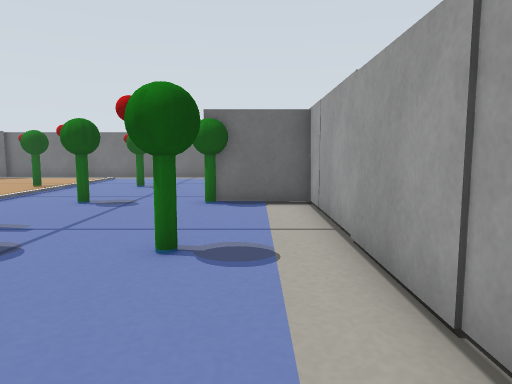
[1] (above)

16 first-person views from a walk through a robot-simulator world made for Gazebo. The camera is 0.26 m above the floor, tilts 6° down and sees 70° across. The floor is counted in squares, 0.2 m on a side. Each view is taken from the middle of a square. On the plan, view 1 faces up. The plan holds only what a view shows up to about 15 squares ahead; the rest is blank.

[2]
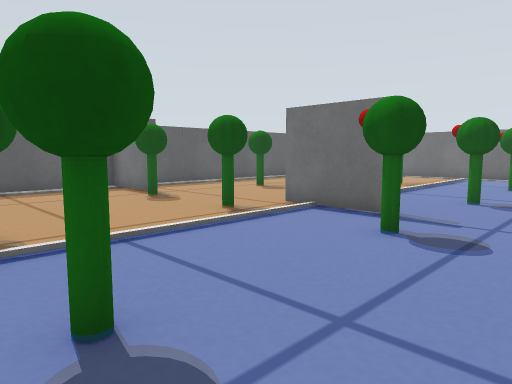

[3]
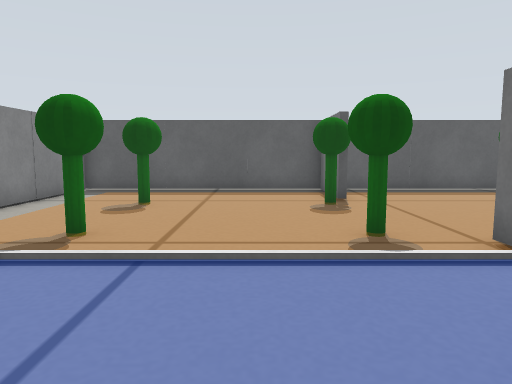

[4]
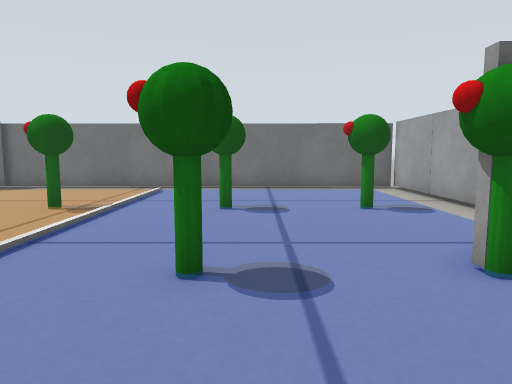

[5]
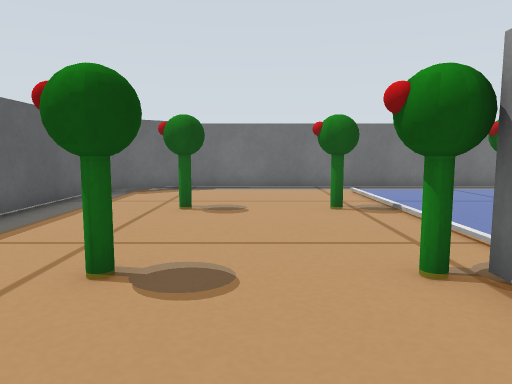

[6]
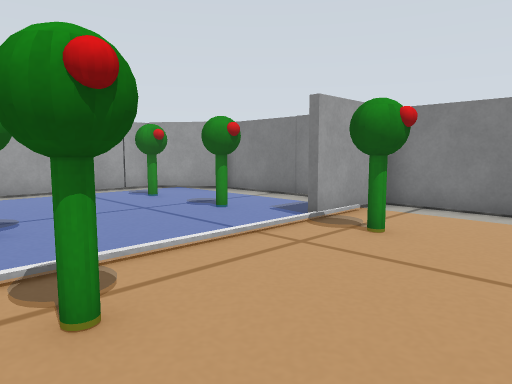

[7]
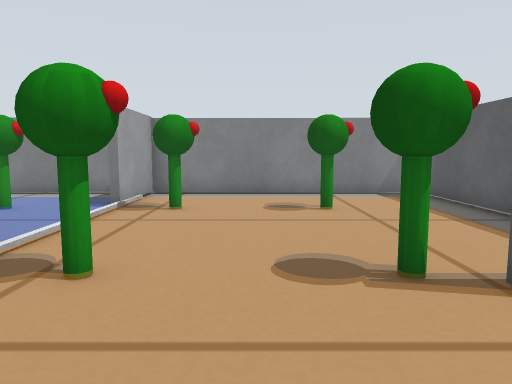

[8]
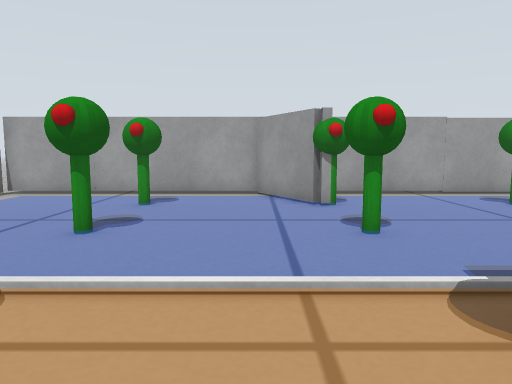

[9]
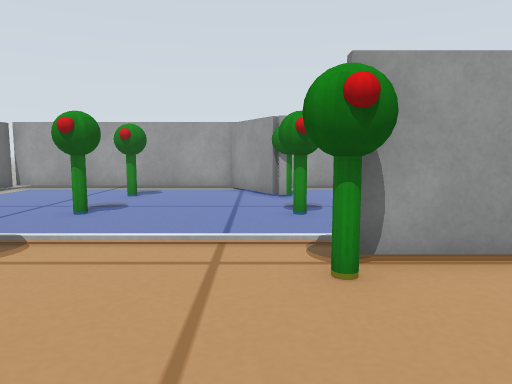

[10]
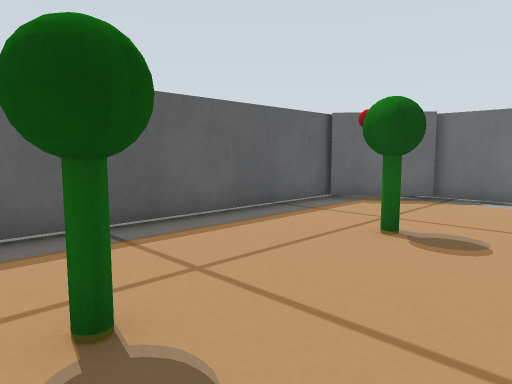

[11]
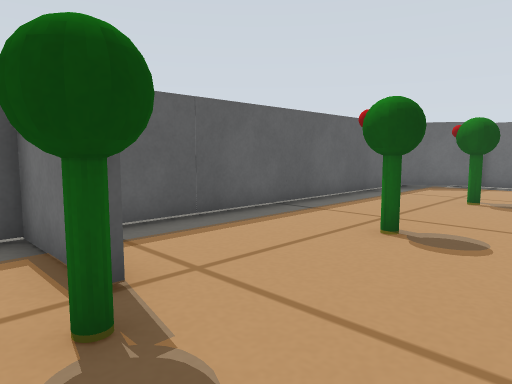

[12]
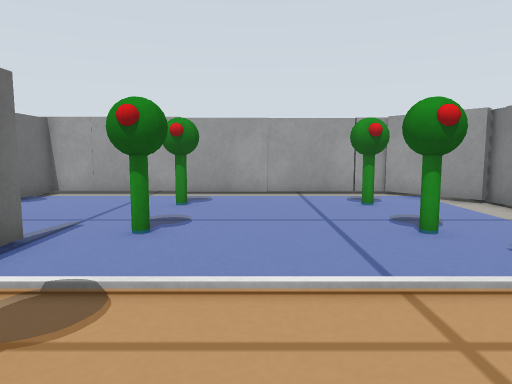

[13]
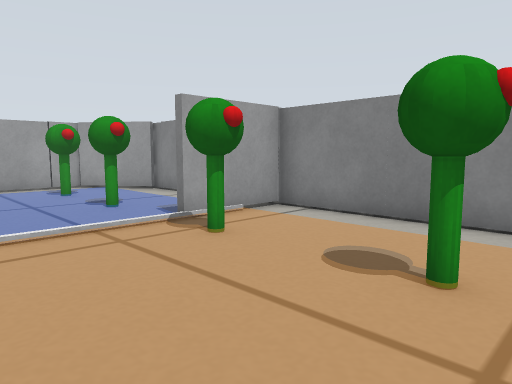

[14]
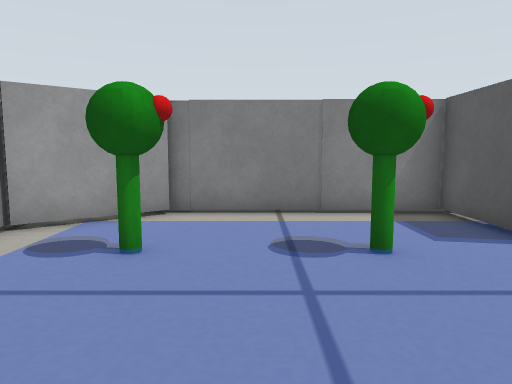

[15]
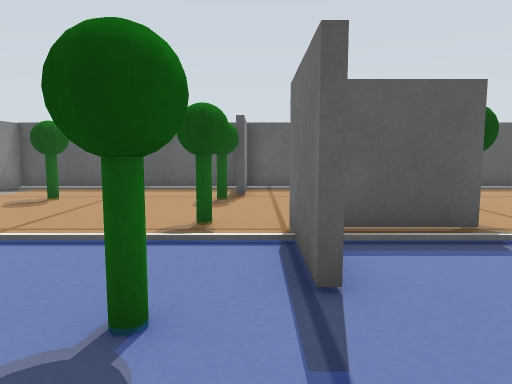

[16]
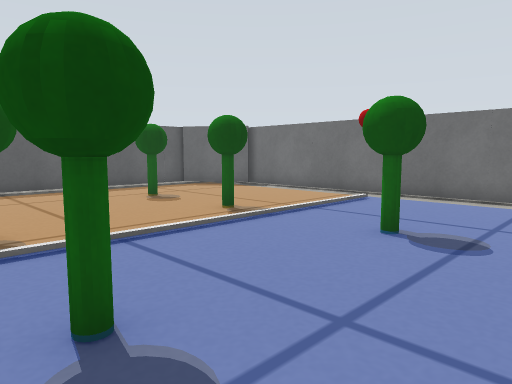

### Floor plan
Points are (right, up) in squares from view 1. A wall is a line through its corners. A room is listed if a view was taken in it or the views show most of it. See-through windows are left out.
Room 1 (views 1, 2, 3, 4, 5, 6, 7, 8, 9, 10, 11, 12, 13, 14, 15, 16)
walls: (-8.2, 9.9) (-8.2, 7.5); (-8.5, 7.8) (-8.5, 9.9); (-5.3, 6.6) (-8.5, 6.6); (-1, 10.6) (1.5, 12) (1.5, 20.6) (-14.1, 20.7); (-13.5, 5.4) (-16.5, 5.4) (-16.5, -3.3) (-0.9, -3.4); (-15.5, 5.7) (-14.2, 5.6); (-7.3, -0.9) (-7.3, -3.4); (-7.5, -3.5) (-7.5, -0.2); (-13.9, 20.4) (-16.4, 18.5); (1.5, -1.6) (1.5, 10) (-0.6, 10); (-1.1, -3.3) (1.4, -1.4); (-16.5, 18.9) (-16.5, 5.6)
objects: plant (-13, 0) to (-12, 0); plant (-13, 5) to (-12, 5); plant (-13, 10) to (-12, 10); plant (-13, 15) to (-12, 15); plant (-9, 0); plant (-9, 5); plant (-9, 10); plant (-9, 15); plant (-5, 0) to (-4, 0); plant (-5, 5) to (-4, 5); plant (-5, 10) to (-4, 10); plant (-5, 15) to (-4, 15); plant (-2, 0) to (-1, 0); plant (-2, 5) to (-1, 5); plant (-2, 10) to (-1, 10); plant (-2, 15) to (-1, 15)

Where each view was taken, in squares from view 1:
view 1: 0 up, 0 right, facing up
view 2: 1 down, 2 left, facing up-left
view 3: 3 up, 3 left, facing left
view 4: 6 up, 4 left, facing up
view 5: 6 up, 11 left, facing up
view 6: 6 up, 12 left, facing down-right
view 7: 9 up, 11 left, facing down
view 8: 12 up, 11 left, facing right
view 9: 11 up, 13 left, facing right
view 10: 9 up, 10 left, facing up-left
view 11: 4 up, 10 left, facing up-left
view 12: 3 up, 11 left, facing right
view 13: 4 up, 14 left, facing down-right
view 14: 5 up, 3 left, facing down
view 15: 6 up, 2 left, facing left
view 16: 9 up, 2 left, facing up-left
